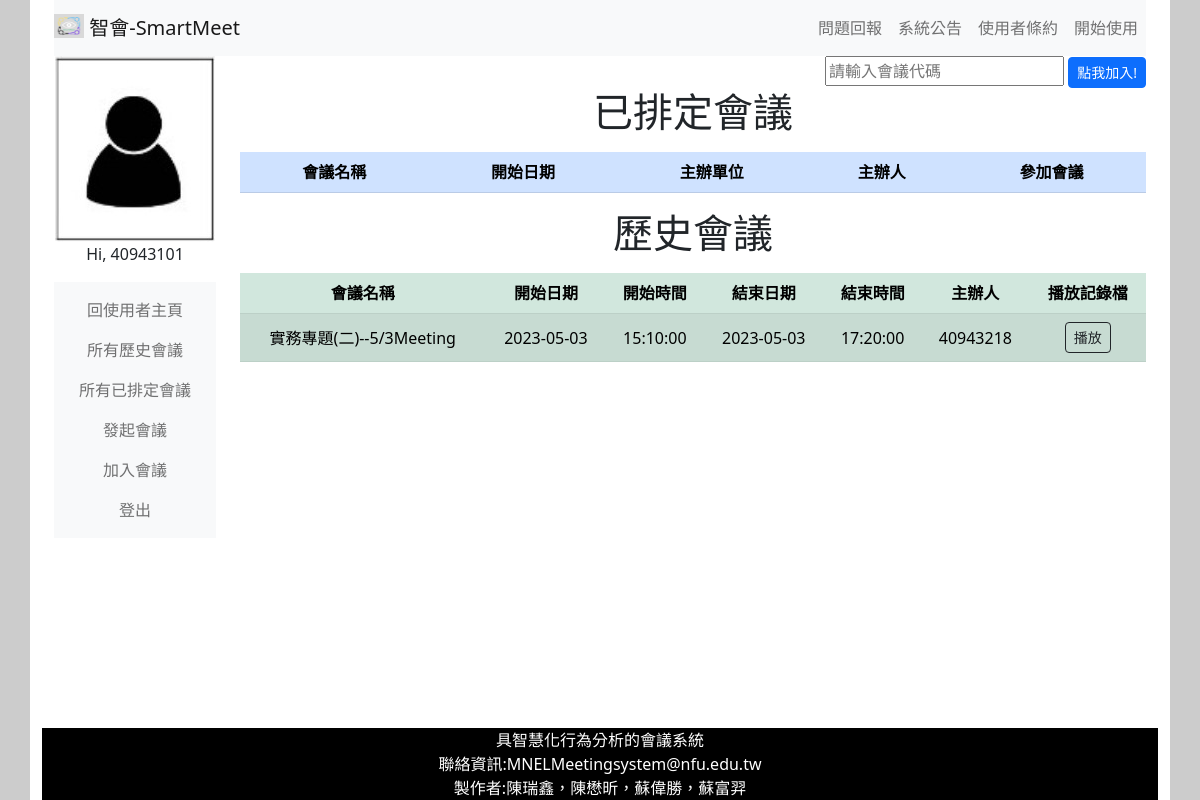
Page /htmlPhp/user/userPage.php (signed in) on the committed database.
### tables this page shows
CREATE TABLE `coursemember` (
  `courseId` varchar(255) NOT NULL,
  `courseMember` varchar(255) NOT NULL
);

CREATE TABLE `courseinfo` (
  `courseId` varchar(255) NOT NULL,
  `courseName` varchar(255) NOT NULL,
  `courseDateStart` date NOT NULL DEFAULT current_timestamp(),
  `courseDateEnd` date NOT NULL,
  `courseTimeStart` time NOT NULL DEFAULT current_timestamp(),
  `courseTimeEnd` time NOT NULL,
  `courseContent` varchar(255) NOT NULL,
  `openCourse` tinyint(1) NOT NULL,
  `fileExist` tinyint(1) NOT NULL
);

CREATE TABLE `coursehost` (
  `courseId` varchar(255) NOT NULL,
  `courseHostAcc` varchar(255) NOT NULL
);

### htmlPhp/includePHP/userHisMeet.php (the view, shortened to what this page needs)
<?php
$sqlUserInfo = "SELECT * FROM userInfo WHERE userAccount ='{$_SESSION["userAccount"]}'";
    $userInfoResult=mysqli_query($conn,$sqlUserInfo);
    $userClassData = mysqli_fetch_assoc($userInfoResult);
    $userClass = $userClassData["userClass"];
$sqlCourseId = "SELECT courseId FROM courseMember WHERE courseMember ='{$userClass}'";
    $courseMemberResult=mysqli_query($conn,$sqlCourseId);
    while ($courseMemberRow = mysqli_fetch_assoc($courseMemberResult)){
        $sqlCourseInfo = "SELECT *
                            FROM courseInfo INNER JOIN courseHost ON courseInfo.courseId=courseHost.courseId
                            WHERE courseInfo.courseId ='{$courseMemberRow['courseId']}'
                            ORDER BY courseHost.courseHostAcc ASC";
        $courseInfoResult=mysqli_query($conn,$sqlCourseInfo);
        $courseInfoData = mysqli_fetch_assoc($courseInfoResult);
        if(strtotime($courseInfoData['courseDateEnd'] . ' ' . $courseInfoData['courseTimeEnd']) < strtotime(date('Y-m-d H:i:s'))){
            echo'
                <tr data-bs-toggle="collapse" data-bs-target="#r'.$courseInfoData['courseId'].'">
                    <td>'.$courseInfoData['courseName'].'</td>
                    <td>'.$courseInfoData['courseDateStart'].'</td>
                    <td>'.$courseInfoData['courseTimeStart'].'</td>
                    <td>'.$courseInfoData['courseDateEnd'].'</td>
                    <td>'.$courseInfoData['courseTimeEnd'].'</td>
                    <td>'.$courseInfoData['courseHostAcc'].'</td>
                    <td><button type="button" class="btn btn-outline-dark btn-sm" onclick="location.href=\'../Histogram.php?courseID='.$courseInfoData['courseId'].'\'">播放</button></td>
                </tr>
                <tr class="collapse accordion-collapse" id="r'.$courseInfoData['courseId'].'">
                    <td colspan="7">
                        '.$courseInfoData['courseContent'];
            echo'
                    </td>
                </tr>
            ';
        }
    }

### htmlPhp/webCSS/userPageStyle.css (style rules this page uses)
html,body { height: 100%; background-color: #cccccc; }
td { text-align: center; }

### rows in the picture
coursemember: courseId.courseName "實務專題(二)--5/3Meeting", courseId.courseDateStart "2023-05-03", courseId.courseTimeStart "15:10:00", courseId.courseDateEnd "2023-05-03", courseId.courseTimeEnd "17:20:00", coursehost.courseHostAcc "40943218"

### other values in the picture
$_SESSION['userAccount'] "40943101"
